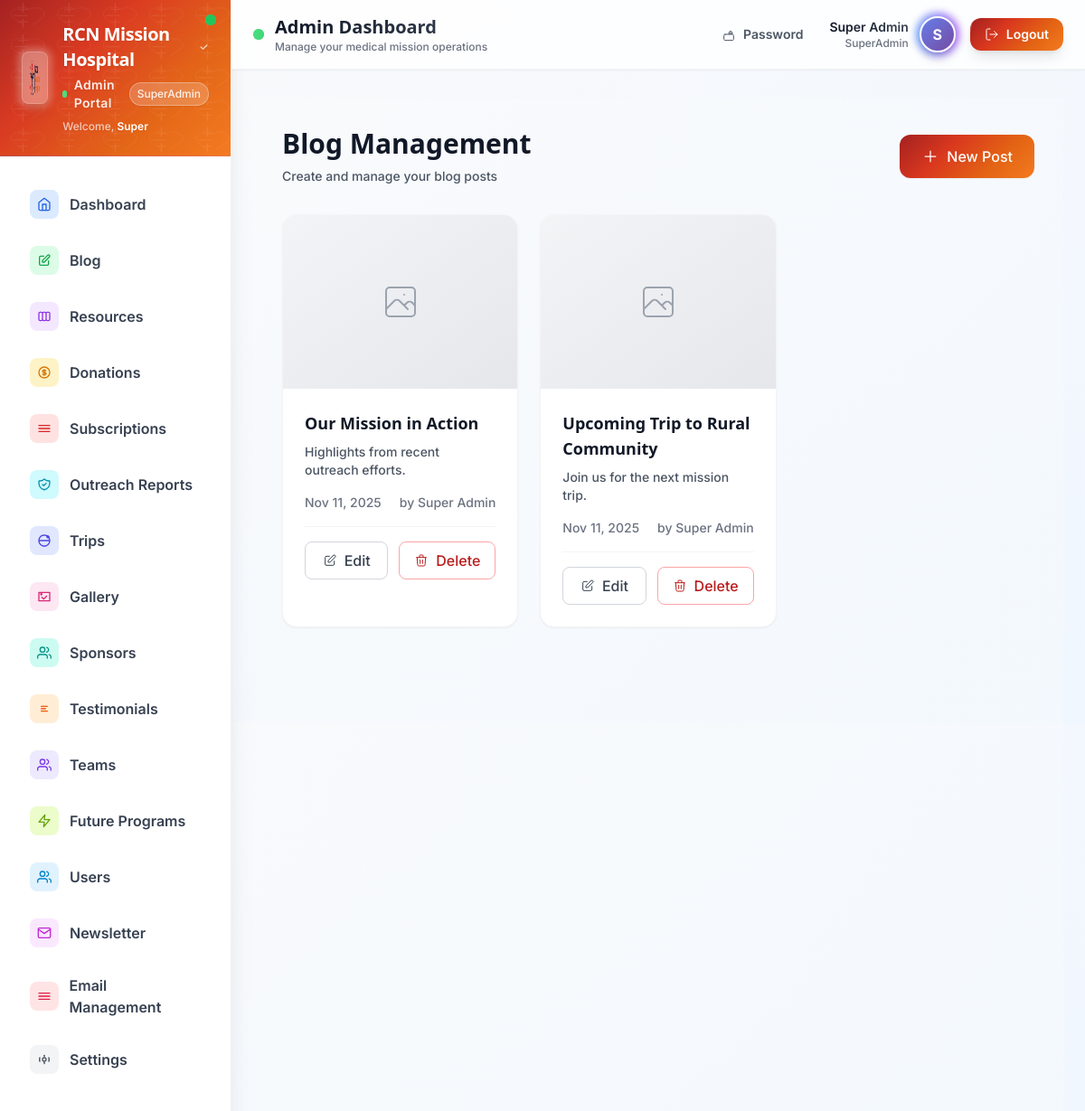
/admin/blog.php (signed in), run on the app's committed database.
### tables this page shows
CREATE TABLE IF NOT EXISTS blog_posts (
  id INT AUTO_INCREMENT PRIMARY KEY,
  title VARCHAR(200) NOT NULL,
  slug VARCHAR(200) NOT NULL UNIQUE,
  excerpt TEXT NOT NULL,
  content TEXT NOT NULL,
  image VARCHAR(255) DEFAULT NULL,
  author VARCHAR(100) NOT NULL,
  created_at DATETIME NOT NULL
);

### config/security.php (called while the page is built, shortened)
<?php
function esc_html(string $str): string {
    return htmlspecialchars($str, ENT_QUOTES, 'UTF-8');
}
function url(string $path): string {
    $base = defined('BASE_PATH') ? BASE_PATH : '/';
    return rtrim($base, '/') . '/' . ltrim($path, '/');
}

### config/db.php (called while the page is built, shortened)
<?php
function db(): PDO {
    static $pdo = null;
    if ($pdo === null) {
        $dsn = 'mysql:host=' . DB_HOST . ';dbname=' . DB_NAME . ';charset=utf8mb4';
        $options = [
            PDO::ATTR_ERRMODE => PDO::ERRMODE_EXCEPTION,
            PDO::ATTR_DEFAULT_FETCH_MODE => PDO::FETCH_ASSOC,
            PDO::ATTR_EMULATE_PREPARES => false,
        ];
        $pdo = new PDO($dsn, DB_USER, DB_PASS, $options);
    }
    return $pdo;
}

### admin/blog.php (the view, shortened to what this page needs)
<?php require_once __DIR__ . '/../config/security.php'; ?>
<?php require_once __DIR__ . '/../config/db.php'; ?>
<?php
$action = $_GET['action'] ?? 'list';
?>
<?php include __DIR__ . '/includes/admin-header.php'; ?>
<?php
$page = isset($_GET['page']) ? max(1, (int)$_GET['page']) : 1;
$perPage = 6;
?>
<div class="min-h-screen bg-gray-50/30">
  <div class="max-w-7xl mx-auto px-4 sm:px-6 lg:px-8 py-8">
    <div class="mb-8">
      <div class="flex flex-col sm:flex-row sm:items-center sm:justify-between">
        <div>
          <h1 class="text-3xl font-bold text-gray-900">Blog Management</h1>
          <p class="mt-2 text-sm text-gray-600">Create and manage your blog posts</p>
        </div>
        <?php if ($action === 'list'): ?>
          <a href="<?php echo url('admin/blog.php'); ?>?action=create"
            class="mt-4 sm:mt-0 inline-flex items-center gap-2 px-6 py-3 rounded-xl text-white font-medium shadow-sm hover:shadow-md transition-all duration-200"
            style="background: <?php echo RCN_GRADIENT; ?>;">
            <svg class="h-5 w-5" viewBox="0 0 24 24" fill="none" xmlns="http://www.w3.org/2000/svg">
              <path d="M12 5V19M5 12H19" class="icon-stroke" stroke="currentColor" stroke-width="2"
                stroke-linecap="round" />
            </svg>
            New Post
          </a>
        <?php endif; ?>
      </div>
    </div>
    <?php if ($action === 'list'): ?>
      <?php
      try {
        $offset = ($page - 1) * $perPage;
        $posts = db()->query('SELECT * FROM blog_posts ORDER BY created_at DESC LIMIT ' . (int)$perPage . ' OFFSET ' . (int)$offset)->fetchAll();
      } catch (Throwable $e) {
        $posts = [];
        $pages = 1;
      }
      ?>
      <?php if (empty($posts)): ?>
        <div class="bg-white rounded-2xl shadow-sm border border-gray-100 p-12 text-center">
          <svg class="h-16 w-16 mx-auto text-gray-300 mb-4" fill="none" viewBox="0 0 24 24" stroke="currentColor">
            <path stroke-linecap="round" stroke-linejoin="round" stroke-width="1"
              d="M11 5H6a2 2 0 00-2 2v11a2 2 0 002 2h11a2 2 0 002-2v-5m-1.414-9.414a2 2 0 112.828 2.828L11.828 15H9v-2.828l8.586-8.586z" />
          </svg>
          <h3 class="text-lg font-medium text-gray-900 mb-2">No blog posts yet</h3>
          <p class="text-gray-500 mb-6">Get started by creating your first blog post.</p>
          <a href="<?php echo url('admin/blog.php'); ?>?action=create"
            class="inline-flex items-center gap-2 px-6 py-3 rounded-xl text-white font-medium shadow-sm hover:shadow-md transition-all duration-200"
            style="background: <?php echo RCN_GRADIENT; ?>;">
            <svg class="h-5 w-5" viewBox="0 0 24 24" fill="none" xmlns="http://www.w3.org/2000/svg">
              <path d="M12 5V19M5 12H19" class="icon-stroke" stroke="currentColor" stroke-width="2"
                stroke-linecap="round" />
            </svg>
            Create First Post
          </a>
        </div>
      <?php else: ?>
        <div class="grid grid-cols-1 md:grid-cols-2 lg:grid-cols-3 gap-6">
          <?php foreach ($posts as $post): ?>
            <div
              class="bg-white rounded-2xl shadow-sm border border-gray-100 overflow-hidden hover:shadow-md transition-all duration-300 group">
              <?php if (!empty($post['image'])): ?>
                <div class="h-48 bg-gray-200 overflow-hidden">
                  <img src="<?php echo url('uploads/' . $post['image']); ?>"
                    alt="<?php echo esc_attr($post['title']); ?>"
                    class="w-full h-full object-cover group-hover:scale-105 transition-transform duration-300">
                </div>
              <?php else: ?>
                <div class="h-48 bg-gradient-to-br from-gray-100 to-gray-200 flex items-center justify-center">
                </div>
              <?php endif; ?>
              <div class="p-6">
                <h3
                  class="font-semibold text-gray-900 text-lg mb-2 line-clamp-2 group-hover:text-blue-600 transition-colors">
                  <?php echo esc_html($post['title']); ?></h3>
                <p class="text-gray-600 text-sm mb-4 line-clamp-2"><?php echo esc_html($post['excerpt']); ?></p>
                <div class="flex items-center justify-between text-sm text-gray-500 mb-4">
                  <span><?php echo date('M j, Y', strtotime($post['created_at'])); ?></span>
                  <span>by <?php echo esc_html($post['author']); ?></span>
                </div>
                <div class="flex items-center gap-3 pt-4 border-t border-gray-100">
                  <a href="<?php echo url('admin/blog.php'); ?>?action=edit&id=<?php echo (int)$post['id']; ?>"
                    class="flex-1 inline-flex items-center justify-center gap-2 px-4 py-2 rounded-lg border border-gray-300 text-gray-700 font-medium hover:bg-gray-50 transition-colors duration-200">
                    Edit
                  </a>
                  <form method="post" action="<?php echo url('admin/blog.php'); ?>?action=delete"
                    onsubmit="return confirm('Are you sure you want to delete this post? This action cannot be undone.')"
                    class="flex-1">
                    <button type="submit"
                      class="w-full inline-flex items-center justify-center gap-2 px-4 py-2 rounded-lg border border-red-300 text-red-700 font-medium hover:bg-red-50 transition-colors duration-200">
                      Delete
                    </button>
                  </form>
                </div>
              </div>
            </div>
          <?php endforeach; ?>
        </div>
      <?php endif; ?>
    <?php endif; ?>
  </div>
</div>
<?php include __DIR__ . '/includes/admin-footer.php'; ?>

### assets/css/custom.css (style rules this page uses)
:root { --midnight: #0A1A3B; --mission_orange: #E36414; --deep_red: #A32020; --flame_red: #D9381E; --warm_orange: #F47A1F; --soft_gray: #F2F2F2; }
body { font-family: "Poppins", system-ui, -apple-system, Segoe UI, Roboto, sans-serif; -webkit-text-size-adjust: 100%; font-weight: 500; }
h1, h2, h3, h4, h5, h6 { font-family: Poppins, system-ui, -apple-system, Segoe UI, Roboto, sans-serif; font-weight: 700; }
html { scroll-behavior: smooth; }
header nav a, header nav button, button, .btn, .btn-primary, .btn-secondary { font-weight: 600; }

### admin/blog.php (style rules this page uses)
.line-clamp-2 { display: -webkit-box; -webkit-line-clamp: 2; -webkit-box-orient: vertical; overflow: hidden; }

### data on the page
blog_posts: title "Our Mission in Action", excerpt "Highlights from recent outreach efforts.", created_at "Nov 11, 2025", author "Super Admin"
blog_posts: title "Upcoming Trip to Rural Community", excerpt "Join us for the next mission trip.", created_at "Nov 11, 2025", author "Super Admin"

### other printed values
APP_NAME "RCN Mission Hospital"
$user['role'] "SuperAdmin"
explode(' ', $user['name'] ?? 'User')[0] "Super"
substr($user['name'] ?? 'U', 0, 1) "S"
